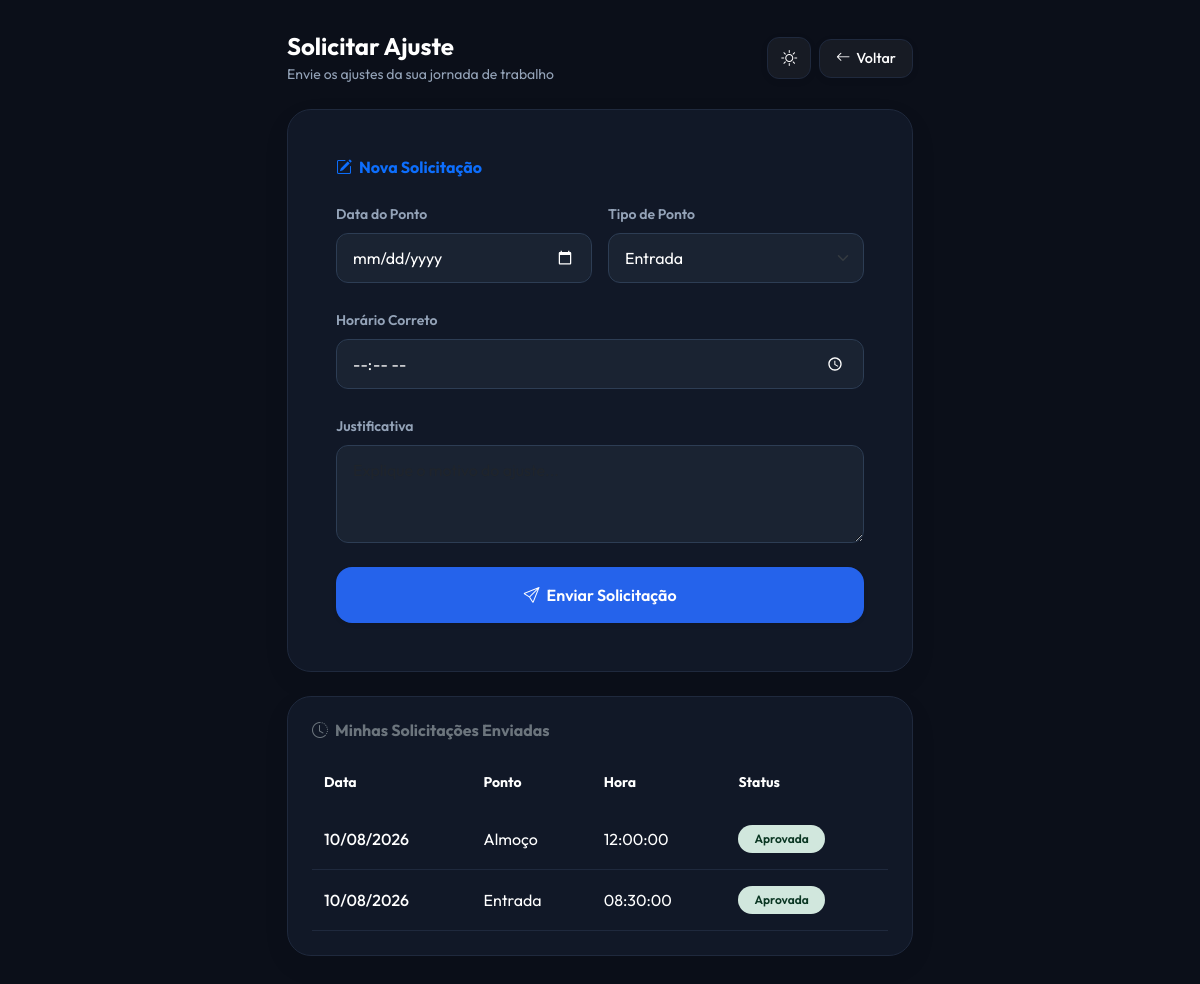
The page /solicitar-correcao (signed in) on the database as committed earlier.
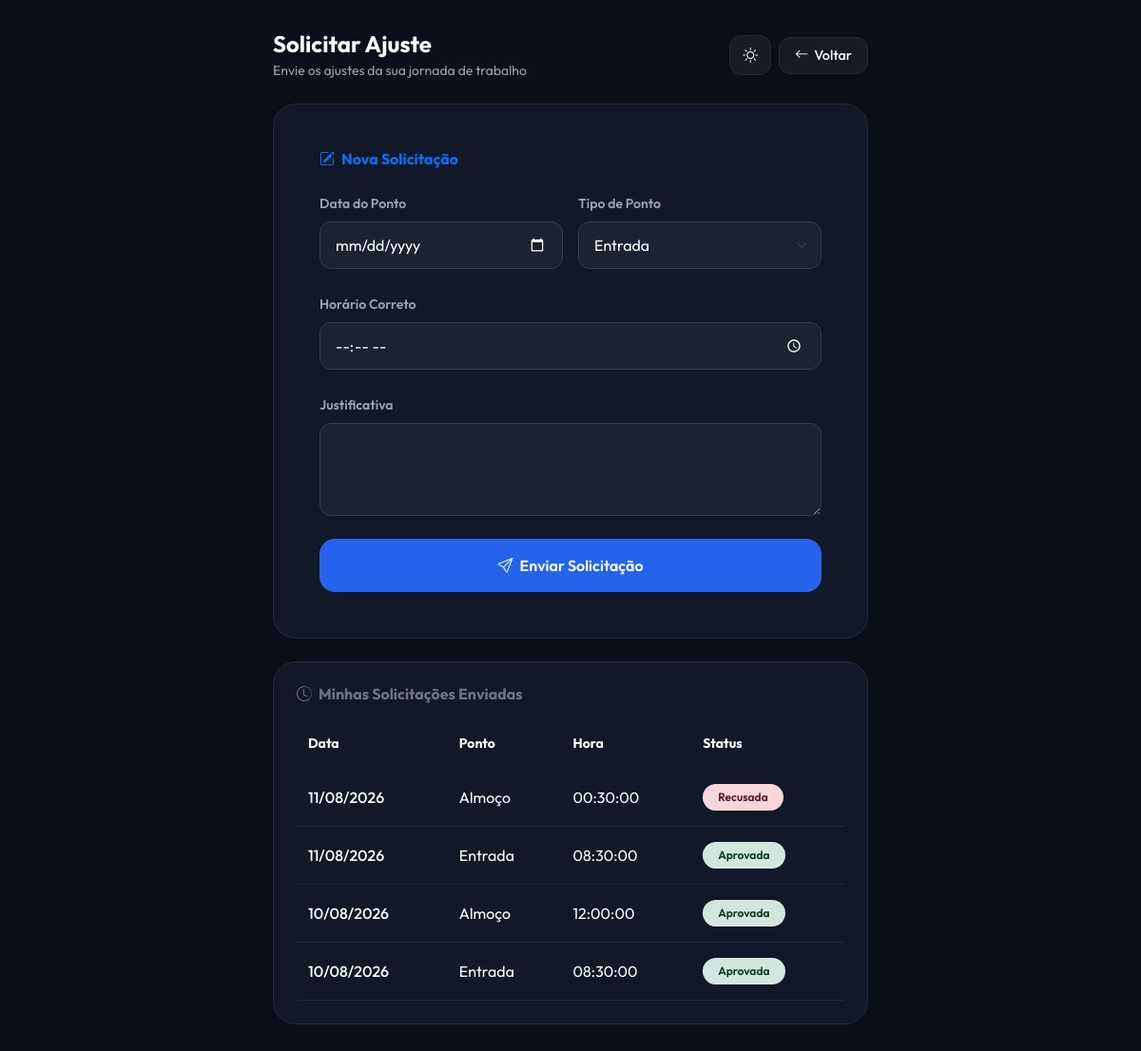
The same page on the database as committed later.
### app.py (models this page shows)
class SolicitacaoCorrecao(db.Model):
    id = db.Column(db.Integer, primary_key=True)
    data_ponto = db.Column(db.String(10), nullable=False)  # DD/MM/YYYY
    tipo_ponto = db.Column(db.String(20), nullable=False)
    hora_correta = db.Column(db.String(8), nullable=False)
    justificativa = db.Column(db.Text, nullable=False)
    status = db.Column(db.String(20), default="Pendente")
    data_solicitacao = db.Column(db.DateTime, default=lambda: datetime.now(ZoneInfo("America/Sao_Paulo")))
    usuario_id = db.Column(db.Integer, db.ForeignKey("usuario.id"), nullable=False)

### app.py (the view, shortened to what this page needs)
@app.route("/solicitar-correcao", methods=["GET", "POST"])
@login_required
def solicitar_correcao():
    hoje = datetime.now(ZoneInfo("America/Sao_Paulo")).date()
    minhas_solicitacoes = SolicitacaoCorrecao.query.filter_by(
        usuario_id=current_user.id
    ).order_by(SolicitacaoCorrecao.id.desc()).all()
    return render_template(
        "solicitar_correcao.html",
        solicitacoes=minhas_solicitacoes,
        data_hoje=hoje.strftime("%Y-%m-%d")
    )

### app.py (called while the page is built)
def eh_dia_util(data_obj):
    return data_obj.weekday() < 5

@login_manager.user_loader
def load_user(user_id):
    return Usuario.query.get(int(user_id))

def identificar_pontos_faltantes(registros_do_dia):
    tipos_batidos = [
        getattr(p, "tipo", getattr(p, "tipo_ponto", ""))
        for p in registros_do_dia
    ]
    faltantes = [p for p in PONTOS_OBRIGATORIOS if p not in tipos_batidos]
    return faltantes

@app.context_processor
def inject_notifications():
    try:
        if current_user and current_user.is_authenticated:
            notifs = obter_notificacoes_usuario(current_user.id)
            return dict(
                notificacoes_usuario=notifs, total_notificacoes=len(notifs)
            )
    except Exception:
        pass
    return dict(notificacoes_usuario=[], total_notificacoes=0)

### templates/solicitar_correcao.html (shortened to what the changed rows need)
<!DOCTYPE html>
<html lang="pt-br" data-theme="dark">
<head>
    <link href="https://cdn.jsdelivr.net/npm/bootstrap@5.3.0/dist/css/bootstrap.min.css" rel="stylesheet">
    <link href="https://cdn.jsdelivr.net/npm/bootstrap-icons@1.10.5/font/bootstrap-icons.css" rel="stylesheet">
</head>
<body>
    <div class="container fade-in-up" style="max-width: 650px;">
        <div class="custom-card p-4">
            <div class="table-responsive">
                <table class="table align-middle mb-0">
                    <thead class="text-muted small">
                        <tr>
                            <th class="border-0">Data</th>
                            <th class="border-0">Ponto</th>
                            <th class="border-0">Hora</th>
                            <th class="border-0">Status</th>
                        </tr>
                    </thead>
                    <tbody>
                        {% for s in solicitacoes %}
                        <tr>
                            <td class="fw-medium">{{ s.data_ponto }}</td>
                            <td>{{ s.tipo_ponto }}</td>
                            <td>{{ s.hora_correta }}</td>
                            <td>
                                {% if s.status == 'Pendente' %}
                                    <span class="badge bg-warning-subtle text-warning-emphasis rounded-pill px-3 py-2 fw-semibold">Pendente</span>
                                {% elif s.status == 'Aprovada' %}
                                    <span class="badge bg-success-subtle text-success-emphasis rounded-pill px-3 py-2 fw-semibold">Aprovada</span>
                                {% else %}
                                    <span class="badge bg-danger-subtle text-danger-emphasis rounded-pill px-3 py-2 fw-semibold">Recusada</span>
                                {% endif %}
                            </td>
                        </tr>
                        {% else %}
                        <tr>
                            <td colspan="4" class="text-center text-muted py-4">Nenhuma solicitação enviada ainda.</td>
                        </tr>
                        {% endfor %}
                    </tbody>
                </table>
            </div>
        </div>
    </div>
</body>
</html>

Rows that differ between the two databases and show on the page:
added SolicitacaoCorrecao: data_ponto "11/08/2026", tipo_ponto "Almoço", hora_correta "00:30:00", status "Recusada"
added SolicitacaoCorrecao: data_ponto "11/08/2026", tipo_ponto "Entrada", hora_correta "08:30:00", status "Aprovada"
